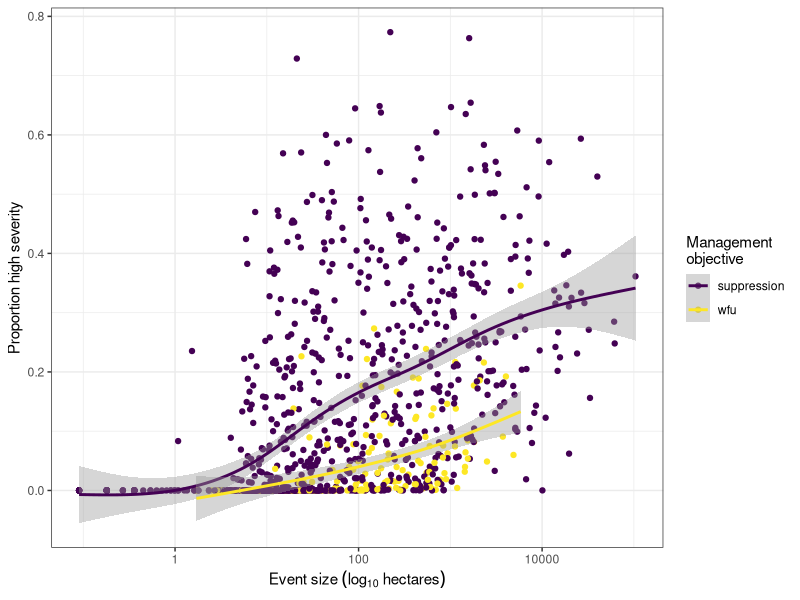
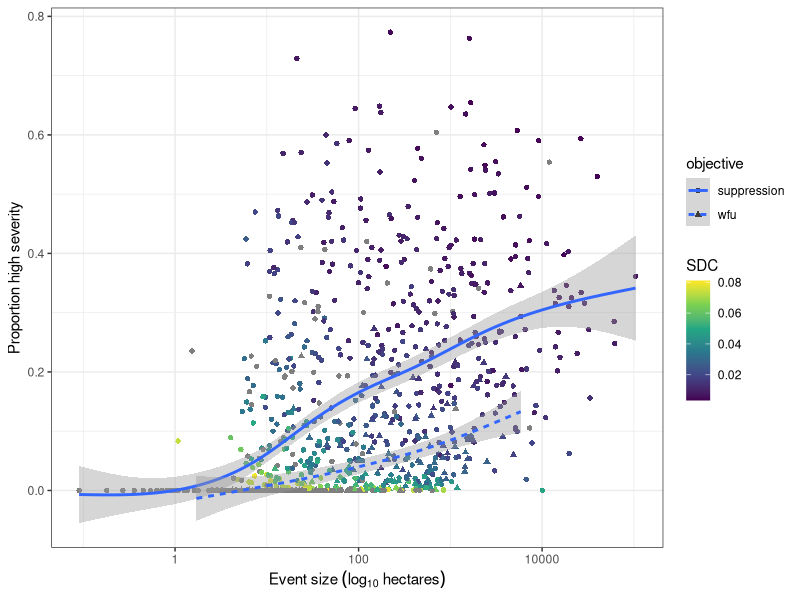
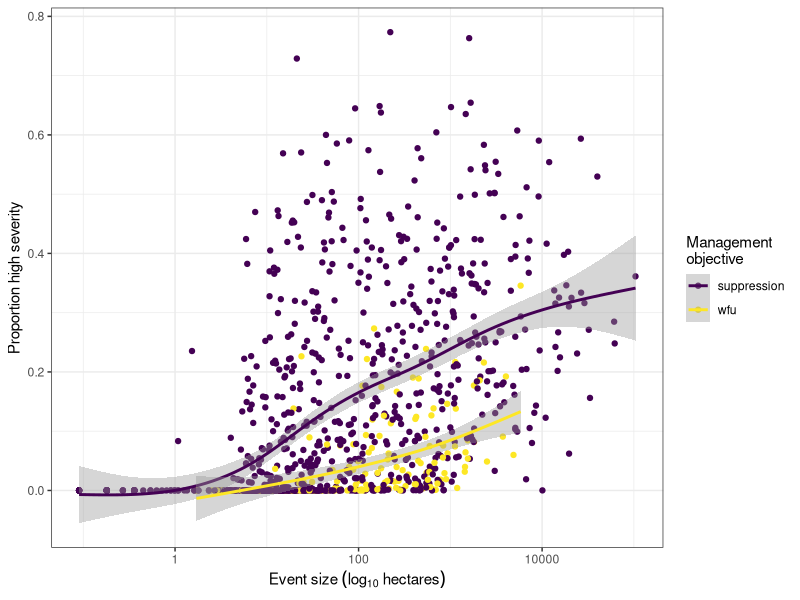

Here is the R script that generated these plots, in order:
# Purpose: generate a plot showing the proportion of high severity as a function
# of size for different management objectives

# Load libraries
library(tidyverse)
library(sf)

# Read metadata file
md <- read_csv("data/data_raw/wildfire-severity_sierra-nevada-ca-usa_ypmc_1984-2017_fire-metadata.csv")
fires_by_severity <- read_csv("data/data_output/polygonized-fires-by-severity-classes.csv")

sev_cat_prop <-
  fires_by_severity %>% 
  dplyr::select(fire_id, sev_cat, sev_cat_prop) %>% 
  tidyr::spread(key = sev_cat, value = sev_cat_prop, fill = 0) %>% 
  dplyr::rename(prop_unchanged = `0`,
                prop_low = `1`,
                prop_mod = `2`,
                prop_high = `3`)

fires <- 
  read_csv("data/data_output/polygonized-fires-by-fire.csv") %>% 
  dplyr::left_join(md, by = "fire_id") %>% 
  dplyr::left_join(sev_cat_prop, by = "fire_id") %>% 
  dplyr::filter(!is.na(objective)) %>% 
  dplyr::mutate(objective = ifelse(objective == 1, yes = "suppression", no = "wfu"))

ggplot(fires, aes(x = fire_area_m2 / 10000, y = prop_high, color = objective)) +
  geom_point() +
  scale_x_log10() +
  geom_smooth(method = "gam", formula = y ~ s(x, bs = "cs")) +
  labs(x = expression(Event ~ size ~ (log[10] ~ hectares)),
       y = "Proportion high severity",
       color = "Management\nobjective") +
  scale_color_viridis_d() +
  theme_bw()

ggsave("figures/prop-high-severity-vs-event-size-by-objective.pdf")

sdc <- 
  read_csv("data/data_output/high-severity-fires-with-sdc.csv") %>% 
  dplyr::select(fire_id, sdc, burn_duration)

fires_sdc <-
  fires %>% 
  left_join(sdc, by = "fire_id")

ggplot(fires_sdc, aes(x = fire_area_m2 / 10000, y = prop_high, color = sdc, lty = objective, shape = objective)) +
  geom_point() +
  scale_x_log10() +
  # facet_grid(~ objective) +
  geom_smooth(method = "gam", formula = y ~ s(x, bs = "cs")) +
  labs(x = expression(Event ~ size ~ (log[10] ~ hectares)),
       y = "Proportion high severity",
       color = "SDC") +
  scale_color_viridis_c() +
  theme_bw()
